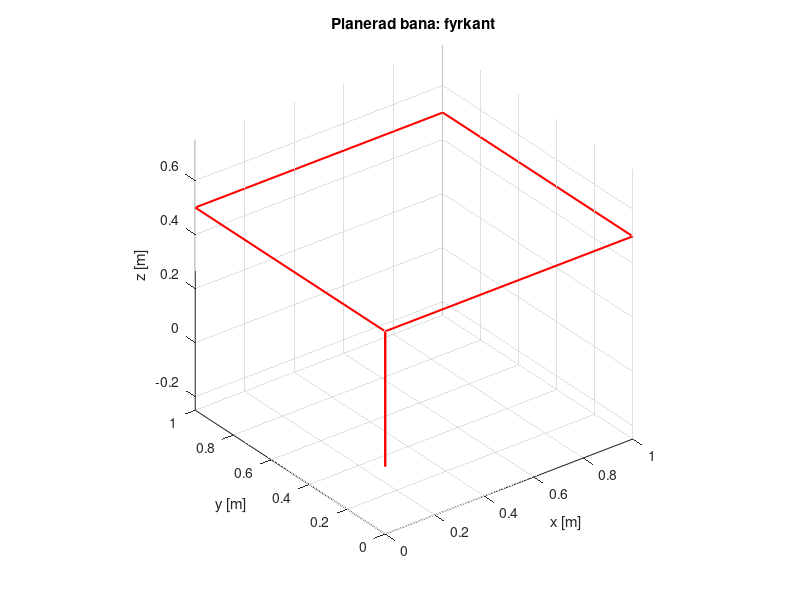

Reproduce this figure in MATLAB. (Note: this script raises an error after producing the figure.)
%% TASK 3 - trajektorier (fysiska labbens tre banor)
% Kör en sektion i taget: klicka i sektionen och tryck Ctrl+Enter.
%   Sektion 1: bygg banan          (före varje körning)
%   Sektion 2: plotta              (efter körningen, när Simulink är stoppad)
% Modellen görs om en gång med andra_task3_modell.m
%
% referens = [t  x  y  z  yaw]   en rad per tidpunkt, Simulink interpolerar mellan raderna

bana = 'fyrkant';      % 'fyrkant', 'cirkel' eller 'lutad'

z0   = 0.5;            % flyghöjd [m]  (VM: 0.5, fysiska labben: t.ex. 1.0)
v    = 0.05;           % fart längs banan [m/s]  (långsamt = följer bättre)
sida = 1.0;            % fyrkantens sida [m]
r    = 0.5;            % cirkelns radie [m]  (diameter 1 m)
dt   = 0.1;            % tidssteg för cirkelpunkterna [s]

if strcmp(bana, 'lutad')
    z0 = max(z0, 0.8); % den lutade cirkeln går 0.35 m upp och ned -> flyg högre
end

% --- Start: stå på marken, lyft mjukt till z0, sväva ---
referens = [0 0 0 0 0];
referens(end+1,:) = [3  0 0 0  0];      % stå still 3 s
referens(end+1,:) = [13 0 0 z0 0];      % lyft till z0 på 10 s (mjukt = ingen översläng)
referens(end+1,:) = [18 0 0 z0 0];      % sväva 5 s

switch bana
    case 'fyrkant'
        % Hörnen, tillbaka till start. Vid varje hörn: vrid mot nästa hörn, flyg sedan dit.
        horn = [0 0; sida 0; sida sida; 0 sida; 0 0];
        t = referens(end,1);
        for k = 1:4
            p1 = horn(k,:);
            p2 = horn(k+1,:);
            yaw = atan2(p2(2) - p1(2), p2(1) - p1(1));   % riktning mot nästa hörn

            t = t + 4;                                   % vrid på stället i 4 s
            referens(end+1,:) = [t p1(1) p1(2) z0 yaw];

            t = t + norm(p2 - p1) / v;                   % flyg till nästa hörn
            referens(end+1,:) = [t p2(1) p2(2) z0 yaw];
        end

    case 'cirkel'
        % Mitten i (r, 0) så att cirkeln börjar i (0, 0). Titta mot mitten.
        cx = r;  cy = 0;
        t0 = referens(end,1);
        T  = 2*pi*r / v;                                 % tid för ett varv
        for t = dt:dt:T
            s = pi + 2*pi*t/T;                           % vinkel på cirkeln
            x = cx + r*cos(s);
            y = cy + r*sin(s);
            yaw = atan2(cy - y, cx - x);                 % riktning mot mitten
            referens(end+1,:) = [t0+t x y z0 yaw];
        end

    case 'lutad'
        % Samma cirkel, lutad 45 grader runt x-axeln. Fast riktning (yaw = 0).
        cx = r;  cy = 0;  lut = deg2rad(45);
        t0 = referens(end,1);
        T  = 2*pi*r / v;
        for t = dt:dt:T
            s = pi + 2*pi*t/T;
            x = cx + r*cos(s);
            y = cy + r*sin(s)*cos(lut);
            z = z0 + r*sin(s)*sin(lut);
            yaw = 0;
            referens(end+1,:) = [t0+t x y z yaw];
        end
end

% --- Slut: sväva 5 s, landa mjukt på 10 s ---
s = referens(end,:);
referens(end+1,:) = [s(1)+5  s(2) s(3) s(4) s(5)];
referens(end+1,:) = [s(1)+15 s(2) s(3) 0    s(5)];

% Yaw får inte hoppa mellan -pi och pi (då vrider sig drönaren åt fel håll)
referens(:,5) = unwrap(referens(:,5));

fprintf('Bana "%s": %.0f s lång. Starta Simulink och låt den köra tills drönaren har landat.\n', ...
    bana, referens(end,1))

figure(10); clf
plot3(referens(:,2), referens(:,3), referens(:,4), 'r', 'LineWidth', 1.5)
axis equal; grid on; xlabel('x [m]'); ylabel('y [m]'); zlabel('z [m]')
title(['Planerad bana: ' bana])


%% 2. Plotta (efter körningen)
t = logg.Time;
d = logg.Data;            % 1 x_ref 2 y_ref 3 z_ref 4 yaw_ref 5 x 6 y 7 z 8 yaw

figure(1); clf
subplot(4,1,1); plot(t, d(:,1), 'r--', t, d(:,5), 'b'); grid on; ylabel('x [m]')
legend('Referens', 'Uppmätt'); title(['Task 3 (' bana '): referens mot uppmätt'])
subplot(4,1,2); plot(t, d(:,2), 'r--', t, d(:,6), 'b'); grid on; ylabel('y [m]')
subplot(4,1,3); plot(t, d(:,3), 'r--', t, d(:,7), 'b'); grid on; ylabel('z [m]')
subplot(4,1,4); plot(t, d(:,4), 'r--', t, d(:,8), 'b'); grid on; ylabel('yaw [rad]')
xlabel('Tid [s]')

figure(2); clf
plot(d(:,1), d(:,2), 'r--', 'LineWidth', 1.5); hold on
plot(d(:,5), d(:,6), 'b')
L = 0.08;                                    % heading-pilar (valfritt i labben)
for k = 1:round(numel(t)/25):numel(t)
    quiver(d(k,5), d(k,6), L*cos(d(k,8)), L*sin(d(k,8)), 0, 'k')
end
axis equal; grid on; xlabel('x [m]'); ylabel('y [m]')
legend('Referens', 'Uppmätt', 'Heading'); title(['Task 3 (' bana '): bana i XY-planet'])

if strcmp(bana, 'lutad')
    figure(3); clf
    plot3(d(:,1), d(:,2), d(:,3), 'r--', 'LineWidth', 1.5); hold on
    plot3(d(:,5), d(:,6), d(:,7), 'b')
    axis equal; grid on; xlabel('x [m]'); ylabel('y [m]'); zlabel('z [m]')
    legend('Referens', 'Uppmätt'); title('Task 3 (lutad): bana i 3D'); view(30, 25)
    exportgraphics(figure(3), ['task3_' bana '_3d.png'], 'Resolution', 300)
end

exportgraphics(figure(1), ['task3_' bana '_axlar.png'], 'Resolution', 300)
exportgraphics(figure(2), ['task3_' bana '_xy.png'], 'Resolution', 300)
save(['task3_' bana '_logg.mat'], 'logg', 'referens')
